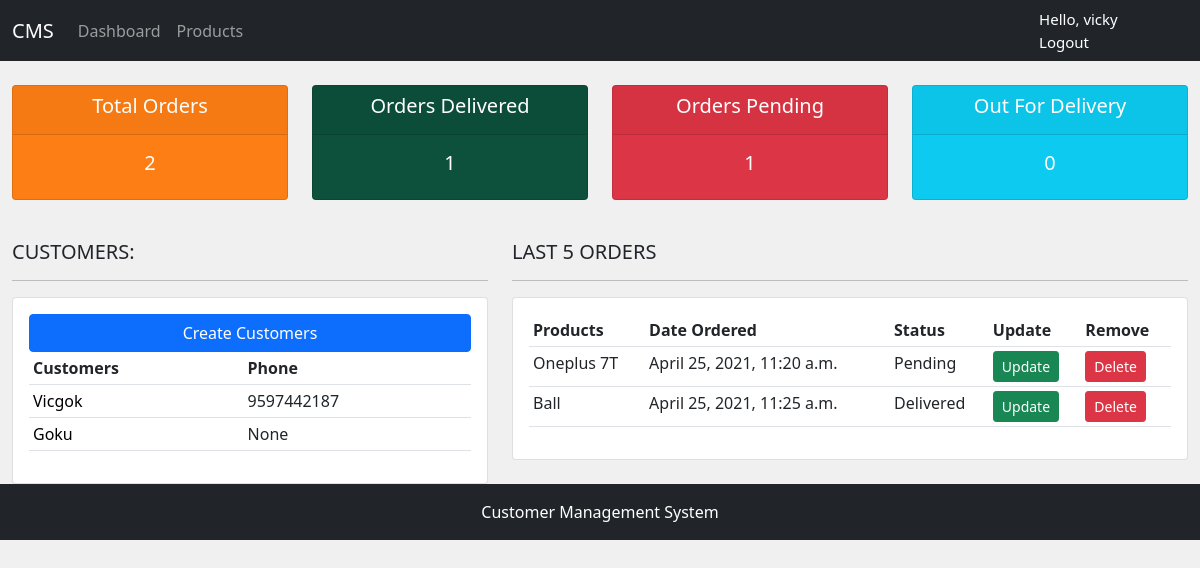
The app's page / (signed in), older data.
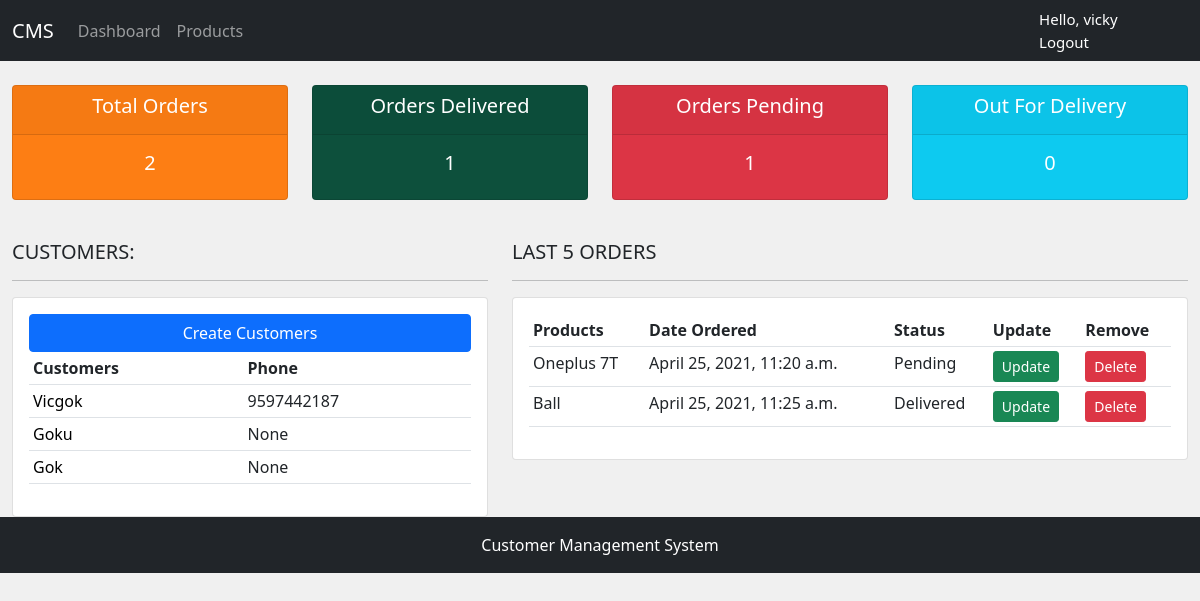
The same page, newer data.
### accounts/models.py (models this page shows, shortened)
class Customer(models.Model):
    user = models.OneToOneField(User, null=True, blank=True,on_delete=models.CASCADE)
    name = models.CharField(max_length=200, null=True)
    phone = models.CharField(max_length=200,blank=True, null=True)
    email = models.CharField(max_length=200, null=True)
    profile_pic = models.ImageField(null=True, blank=True)
    date_created = models.DateTimeField(auto_now_add=True, null=True)
    class Meta:
        verbose_name_plural = 'Customers'

class Order(models.Model):
    STATUS = (
        ('Pending','Pending'),
        ('Out for delivery','Out for delivery'),
        ('Delivered','Delivered'),
    )
    customer = models.ForeignKey(Customer, null=True, on_delete=SET_NULL)
    product = models.ForeignKey(Product, null=True,on_delete=SET_NULL)
    date_created= models.DateTimeField(auto_now_add=True,null=True)
    status = models.CharField(max_length=200, null=True, choices=STATUS)
    class Meta:
        verbose_name_plural = 'Orders'

class Product(models.Model):
    CATEGORY = (
        ('Indoor', 'Indoor'),
        ('Out door','Out door'),
        )
    name = models.CharField(max_length=200, null=True)
    price = models.CharField(max_length=200,null=True)
    category = models.CharField(max_length=200,null=True,choices=CATEGORY)
    description = models.CharField(max_length=200,null=True, blank=True)
    date_created= models.DateTimeField(auto_now_add=True,null=True)
    tags = models.ManyToManyField(Tag)
    def __str__(self):
        return self.name
    class Meta:
        verbose_name_plural = 'Products'

### accounts/decorators.py (the view)
    def wrapper_func(request,*args,**kwargs):
        group = None
        if request.user.groups.exists():
            group = request.user.groups.all()[0].name
        if group == 'customer':
            return redirect('/user/')
        if group == 'admin':
            return view_func(request,*args,**kwargs)

### accounts/views.py (called while the page is built)
@login_required(login_url='accounts:login')
@admin_only
def home(request):
    customer = Customer.objects.all()
    orders = Order.objects.all()
    total_orders = orders.count()
    delivered = orders.filter(status='Delivered').count()
    pending  = orders.filter(status='Pending').count()
    out_for_delivery = orders.filter(status='Out for delivery').count()
    context = {
        'customer': customer,
        'orders': orders,
        'total_orders': total_orders,
        'delivered':delivered,
        'pending':pending,
        'out_for_delivery':out_for_delivery
    }
    return render(request,'accounts/dashboard.html',context)

### accounts/templates/accounts/dashboard.html
{% extends 'accounts/base.html' %}
{% load static %}
{% block content %}
    {% include 'accounts/status.html' %}
    <br>
        <div class="row">
            <div class="col-md-5">
                <h5>CUSTOMERS:</h5>
                <hr>
                <div class="card">
                    <div class="card-body">
                        <a type="button" class="btn btn-primary d-grid gap-2">Create Customers</a>
                        <table class="table table-sm">
                            <tr>
                                <th>Customers</th>
                                <th>Phone</th>
                            </tr>
                            {% for customer in customer %}
                                <tr>
                                    <td><a style="text-decoration: none; color: black;"
                                        href="{% url 'accounts:customers'  customer.id %}">{{ customer.name }}</a> </td>
                                    <td> {{ customer.phone }} </td>
                                </tr>
                            {% endfor %}
                        </table>
                    </div>
                </div>
            </div>
            <div class="col-md-7">
                <h5>LAST 5 ORDERS</h5>
                <hr>
                <div class="card">
                    <div class="card-body">
                        <div class="table-responsive">
                            <table class="table table-sm">
                                <tr>
                                    <th>Products</th>
                                    <th>Date Ordered</th>
                                    <th>Status</th>
                                    <th>Update</th>
                                    <th>Remove</th>
                                </tr>
                                {% for order in orders|slice:":5" %}
                                <tr>
                                    <td> {{ order.product }} </td>
                                    <td> {{ order.date_created }} </td>
                                    <td> {{ order.status }} </td>
                                    <td> <a href="{% url 'accounts:update_order' order.id  %}" class='btn btn-success btn-sm' >Update</a> </td>
                                    <td> <a href="{% url 'accounts:delete_order' order.id  %}" class='btn btn-danger btn-sm' >Delete</a> </td>
                                </tr>
                                {% endfor %}
                            </table>
                        </div>
                    </div>
                </div>
            </div>
        </div>
{% endblock %}

Row changes from the older to the newer data that the page shows:
added Customer: name "Gok", phone "None"
